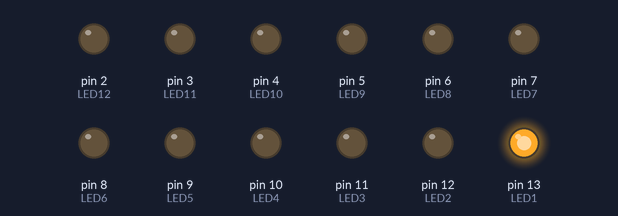
Bench run of a sketch on a simulated Arduino Uno, built with avr-gcc and run on an emulated ATmega328P. On the bench: output pins drawn as LEDs (lit = HIGH).

Above: at 5.3 s.
At 6.3 s:
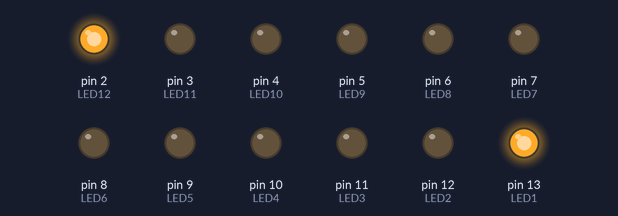
At 7.4 s:
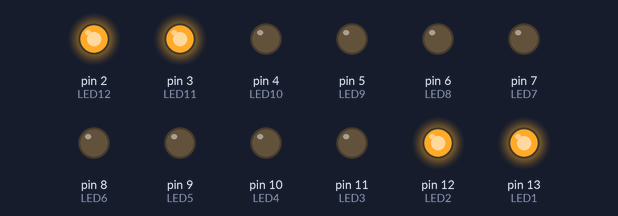
At 10.4 s:
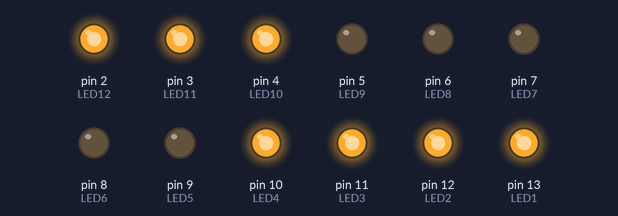
At 12.4 s:
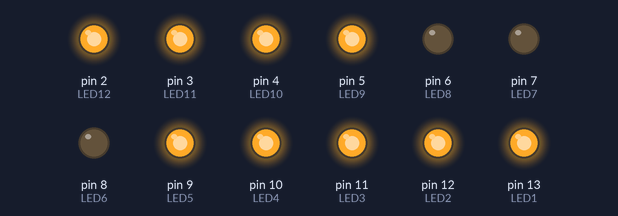
At 15.4 s:
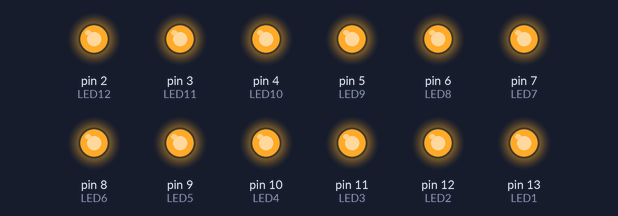
Timing chart, 0 to 23.8 s (numbered marks = the images above):
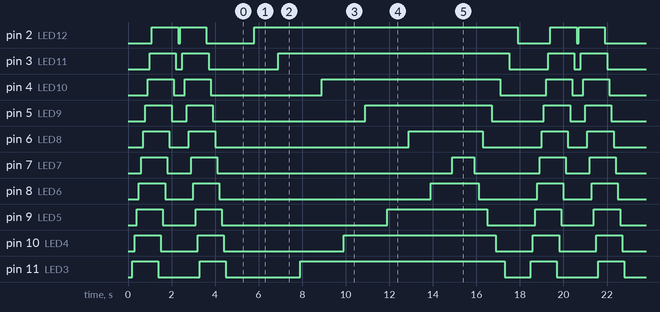

Measured:
- by itself, pin 2 (LED12): repeats every 18.3 s: LOW 0.10 s, HIGH 1.2 s, LOW 2.2 s, HIGH 12.1 s, LOW 1.5 s, HIGH 1.2 s
- by itself, pin 3 (LED11): repeats every 18.3 s: LOW 0.30 s, HIGH 1.2 s, LOW 3.2 s, HIGH 10.6 s, LOW 1.8 s, HIGH 1.2 s
- by itself, pin 4 (LED10): repeats every 18.3 s: LOW 0.50 s, HIGH 1.2 s, LOW 5.1 s, HIGH 8.2 s, LOW 2.1 s, HIGH 1.2 s
- by itself, pin 5 (LED9): repeats every 18.3 s: LOW 0.70 s, HIGH 1.2 s, LOW 7.0 s, HIGH 5.8 s, LOW 2.4 s, HIGH 1.2 s
- by itself, pin 6 (LED8): repeats every 18.3 s: LOW 0.90 s, HIGH 1.2 s, LOW 8.9 s, HIGH 3.4 s, LOW 2.7 s, HIGH 1.2 s
- by itself, pin 7 (LED7): repeats every 18.3 s: LOW 1.1 s, HIGH 1.2 s, LOW 10.8 s, HIGH 1.0 s, LOW 3.0 s, HIGH 1.2 s
- by itself, pin 8 (LED6): repeats every 18.3 s: LOW 1.3 s, HIGH 1.2 s, LOW 9.7 s, HIGH 2.2 s, LOW 2.7 s, HIGH 1.2 s
- by itself, pin 9 (LED5): repeats every 18.3 s: LOW 1.5 s, HIGH 1.2 s, LOW 7.6 s, HIGH 4.6 s, LOW 2.2 s, HIGH 1.2 s

The sketch:

ledchaser_may26_vol_0.2.ino
```cpp
int LED1 = 13;
int LED2 = 12;
int LED3 = 11;
int LED4 = 10;
int LED5 = 9;
int LED6 = 8;
int LED7 = 7;
int LED8 = 6;
int LED9 = 5;
int LED10 = 4;
int LED11 = 3;
int LED12 = 2;

void setup() {

pinMode (LED1, OUTPUT);
pinMode (LED2, OUTPUT);
pinMode (LED3, OUTPUT);
pinMode (LED3, OUTPUT);
pinMode (LED4, OUTPUT);
pinMode (LED5, OUTPUT);
pinMode (LED6, OUTPUT);
pinMode (LED7, OUTPUT);
pinMode (LED8, OUTPUT);
pinMode (LED9, OUTPUT);
pinMode (LED10, OUTPUT);
pinMode (LED11, OUTPUT);
pinMode (LED12, OUTPUT);

}

void loop() {

  digitalWrite(LED1, HIGH);
  delay(100);
  digitalWrite(LED2, HIGH);
  delay(100);
  digitalWrite(LED3, HIGH);
  delay(100);
  digitalWrite(LED4, HIGH);
  delay(100);
  digitalWrite(LED5, HIGH);
  delay(100);
  digitalWrite(LED6, HIGH);
  delay(100);
  digitalWrite(LED7, HIGH);
  delay(100);
  digitalWrite(LED8,HIGH);
  delay(100);
  digitalWrite(LED9, HIGH);
  delay(100);
  digitalWrite(LED10,HIGH);
  delay(100);
  digitalWrite(LED11, HIGH);
  delay(100);
digitalWrite(LED12, HIGH);
delay(100);
digitalWrite(LED1, LOW);
delay(100);
digitalWrite(LED2, LOW);
delay(100);
digitalWrite(LED3, LOW);
delay(100);
digitalWrite(LED4, LOW);
delay(100);
digitalWrite(LED5, LOW);
delay(100);
digitalWrite(LED6, LOW);
delay(100);
digitalWrite(LED7, LOW);
delay(100);
digitalWrite(LED8, LOW);
delay(100);
digitalWrite(LED9, LOW);
delay(100);
digitalWrite(LED10, LOW);
delay(100);
digitalWrite(LED11, LOW);
delay(100);
digitalWrite(LED12, LOW);
delay(100);
digitalWrite(LED12, HIGH);
delay(100);
digitalWrite(LED11, HIGH);
delay(100);
digitalWrite(LED10, HIGH);
delay(100);
digitalWrite(LED9, HIGH);
delay(100);
digitalWrite(LED8,HIGH);
delay(100);
digitalWrite(LED7, HIGH);
delay(100);
digitalWrite(LED6, HIGH);
delay(100);
digitalWrite(LED5, HIGH);
delay(100);
digitalWrite(LED4, HIGH);
delay(100);
digitalWrite(LED3, HIGH);
delay(100);
digitalWrite(LED2, HIGH);
delay(100);
digitalWrite(LED1, HIGH);
delay(100);
digitalWrite(LED12, LOW);
delay(100);
digitalWrite(LED11, LOW);
delay(100);
digitalWrite(LED10, LOW);
delay(100);
digitalWrite(LED9, LOW);
delay(100);
digitalWrite(LED8, LOW);
delay(100);
digitalWrite(LED7, LOW);
delay(100);
digitalWrite(LED6, LOW);
delay(100);
digitalWrite(LED5, LOW);
delay(100);
digitalWrite(LED4, LOW);
delay(100);
digitalWrite(LED3, LOW);
delay(100);
digitalWrite(LED2, LOW);
delay(100);
digitalWrite(LED1, LOW);
delay(100);
digitalWrite(LED1, HIGH);
delay(1000);
digitalWrite(LED12, HIGH);
delay(1000);
digitalWrite(LED2, HIGH);
delay(100);
digitalWrite(LED11, HIGH);
delay(1000);
digitalWrite(LED3, HIGH);
delay(1000);
digitalWrite(LED10, HIGH);
delay(1000);
digitalWrite(LED4, HIGH);
delay(1000);
digitalWrite(LED9, HIGH);
delay(1000);
digitalWrite(LED5, HIGH);
delay(1000);
digitalWrite(LED8, HIGH);
delay(1000);
digitalWrite(LED6, HIGH);
delay(1000);
digitalWrite(LED7, HIGH);
delay(1000);
digitalWrite(LED7, LOW);
delay(200);
digitalWrite(LED6, LOW);
delay(200);
digitalWrite(LED8,LOW);
delay(200);
digitalWrite(LED5, LOW);
delay(200);
digitalWrite(LED9, LOW);
delay(200);
digitalWrite(LED4, LOW);
delay(200);
digitalWrite(LED10, LOW);
delay(200);
digitalWrite(LED3, LOW);
delay(200);
digitalWrite(LED11, LOW);
delay(200);
digitalWrite(LED2, LOW);
delay(200);
digitalWrite(LED12, LOW);
delay(200);
digitalWrite(LED1, LOW);
delay(200);
}
```
